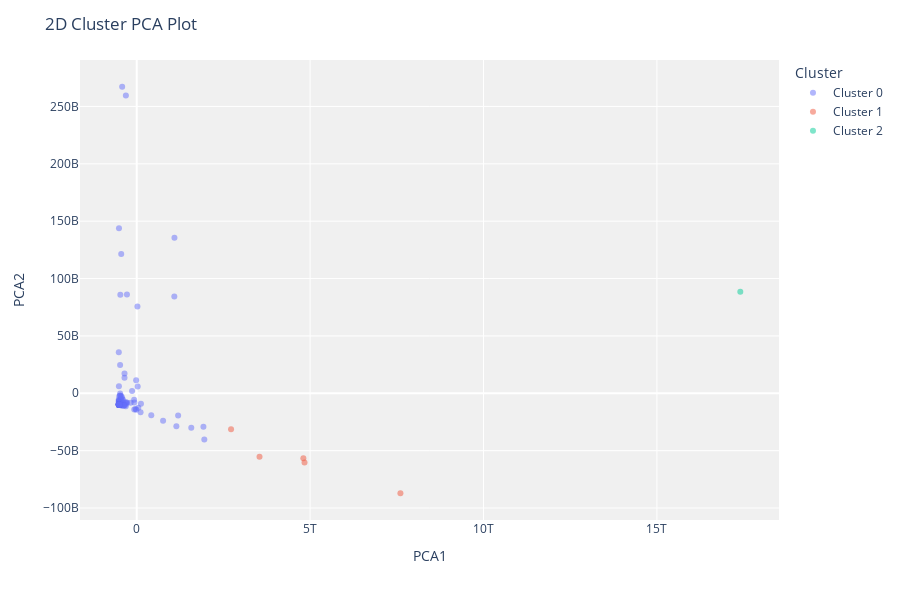

The notebook cell saved with this chart:
### Code cell
plot_model(kmeans)

### Figure 1 — Plotly figure (JSON) as saved in the notebook; plotly's stock layout.template omitted (floating-point values rounded to 4 significant figures; data arrays with more than 128 entries replaced by an {"elided": "..."} marker saying what was removed)
{"data": [{"customdata": {"elided": "132x1 str values"}, "hovertemplate": "Cluster=Cluster 0<br>PCA1=%{x}<br>PCA2=%{y}<br>Feature=%{customdata[0]}<extra></extra>", "legendgroup": "Cluster 0", "marker": {"color": "#636efa", "opacity": 0.5, "symbol": "circle"}, "mode": "markers", "name": "Cluster 0", "orientation": "v", "showlegend": true, "textposition": "top center", "type": "scatter", "x": {"elided": "132 float values"}, "xaxis": "x", "y": {"elided": "132 float values"}, "yaxis": "y"}, {"customdata": [["Japan"], ["Germany"], ["France"], ["United Kingdom"], ["Netherlands"]], "hovertemplate": "Cluster=Cluster 1<br>PCA1=%{x}<br>PCA2=%{y}<br>Feature=%{customdata[0]}<extra></extra>", "legendgroup": "Cluster 1", "marker": {"color": "#EF553B", "opacity": 0.5, "symbol": "circle"}, "mode": "markers", "name": "Cluster 1", "orientation": "v", "showlegend": true, "textposition": "top center", "type": "scatter", "x": [2720000000000.0, 4805000000000.0, 4839000000000.0, 7604000000000.0, 3542000000000.0], "xaxis": "x", "y": [-31300000000.0, -56650000000.0, -60380000000.0, -87120000000.0, -55390000000.0], "yaxis": "y"}, {"customdata": [["United States"]], "hovertemplate": "Cluster=Cluster 2<br>PCA1=%{x}<br>PCA2=%{y}<br>Feature=%{customdata[0]}<extra></extra>", "legendgroup": "Cluster 2", "marker": {"color": "#00cc96", "opacity": 0.5, "symbol": "circle"}, "mode": "markers", "name": "Cluster 2", "orientation": "v", "showlegend": true, "textposition": "top center", "type": "scatter", "x": [17400000000000.0], "xaxis": "x", "y": [88480000000.0], "yaxis": "y"}], "layout": {"height": 600, "legend": {"title": {"text": "Cluster"}, "tracegroupgap": 0}, "margin": {"t": 60}, "plot_bgcolor": "rgb(240,240,240)", "title": {"text": "2D Cluster PCA Plot"}, "xaxis": {"anchor": "y", "domain": [0, 1], "title": {"text": "PCA1"}}, "yaxis": {"anchor": "x", "domain": [0, 1], "title": {"text": "PCA2"}}}}
